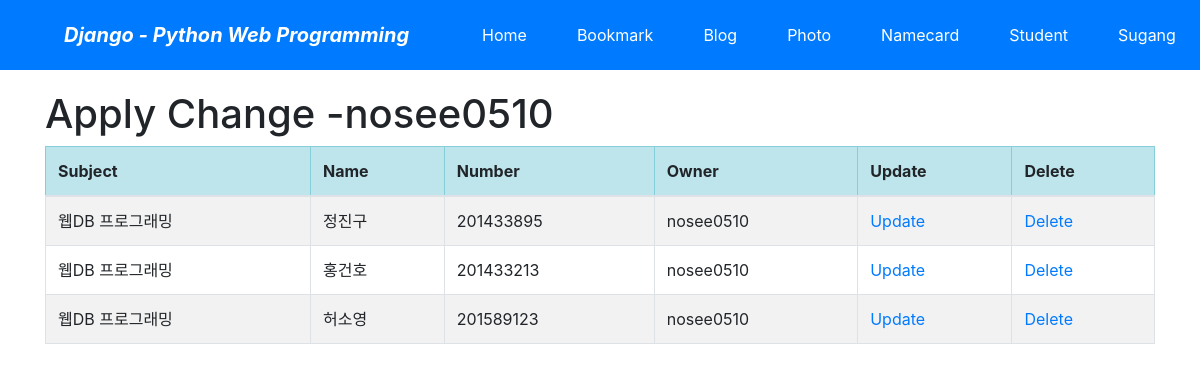
Page /sugang/apply/change/ (signed in) on the committed database.
### sugang/models.py (models this page shows, shortened)
class Apply(models.Model):
    subject = models.ForeignKey(Subject, on_delete=models.CASCADE)
    name = models.CharField('NAME', max_length=20)
    number = models.CharField('NUMBER', max_length=20)
    major = models.CharField('MAJOR', max_length=20) #upload_to 이미지가 저장될 폴더
    upload_dt = models.DateTimeField('UPDATE DATE', auto_now_add=True)
    owner = models.ForeignKey('auth.User', on_delete=models.CASCADE, verbose_name='OWNER', blank=True, null=True)  # 추가①
    class Meta:
        ordering = ('subject',)

class Subject(models.Model):
    name = models.CharField('NAME', max_length=30)
    description = models.CharField('One Line Description', max_length=100, blank=True)
    owner = models.ForeignKey('auth.User', on_delete=models.CASCADE, verbose_name='OWNER', blank=True, null=True)
    class Meta:
        ordering = ('name',)
    def __str__(self):
        return self.name

### sugang/views.py (the view)
# urls.py: path('apply/change/', views.ApplyChangeLV.as_view(), name='apply_change'),
class ApplyChangeLV(LoginRequiredMixin, ListView):
    model = Apply
    template_name = 'sugang/apply_change_list.html'
    def get_queryset(self):
        return Apply.objects.filter(owner=self.request.user)

### sugang/templates/sugang/apply_change_list.html (shortened to what this page needs)
{% extends "base.html" %}
{% block content %}
    <h1>Apply Change -{{user}}</h1>
    <table class="table table-striped table-bordered table-condensed">
        <thead>
        <tr class="table-info">
            <th>Subject</th>
            <th>Name</th>
            <th>Number</th>
            <th>Owner</th>
            <th>Update</th>
            <th>Delete</th>
        </tr>
        </thead>
        <tbody>
        {% for item in object_list %}
        <tr>
            <td>{{ item.subject }}</td>
            <td>{{ item.name }}</td>
            <td>{{ item.number }}</td>
            <td>{{ item.owner }}</td>
            <td><a href="{% url 'sugang:apply_update' item.id %}">Update</a></td>
            <td><a href="{% url 'sugang:apply_delete' item.id %}">Delete</a></td>
        </tr>
        {% endfor %}
        </tbody>
    </table>
{% endblock %}

### rows in the picture
Apply: subject "웹DB 프로그래밍", name "정진구", number "201433895", owner "nosee0510"
Apply: subject "웹DB 프로그래밍", name "홍건호", number "201433213", owner "nosee0510"
Apply: subject "웹DB 프로그래밍", name "허소영", number "201589123", owner "nosee0510"

### other values in the picture
{{ user }} "nosee0510"
